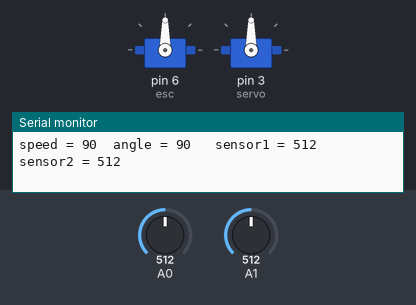
A sketch run on a simulated Arduino Uno, built with avr-gcc and run on an emulated ATmega328P. Shown: 2 × servo, the last lines printed to the serial monitor. Inputs (shaded band) come from the test bench; at power-on: A0 = 512, A1 = 512.

Above: at 4.2 s.
4.3 s: A0 set to 716
At 5.4 s:
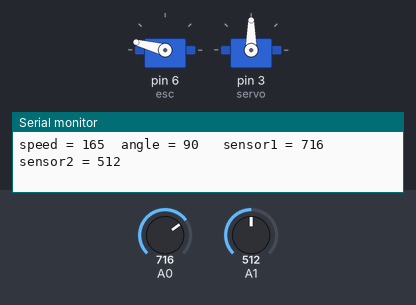
5.8 s: A1 set to 559
At 6.2 s:
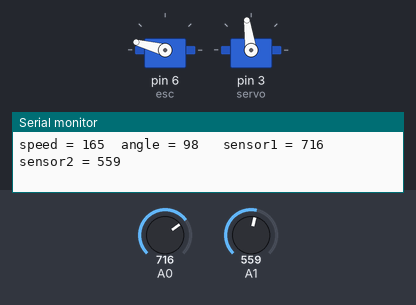
8.8 s: A1 set to 582
At 10.0 s:
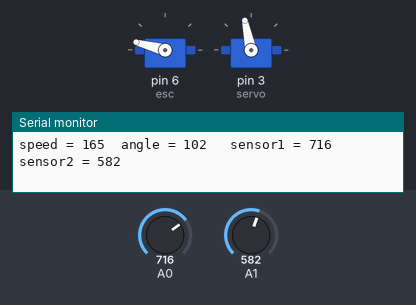
10.3 s: A0 set to 765
At 11.5 s:
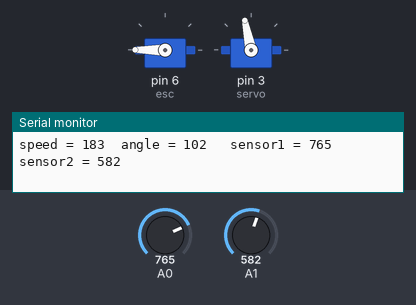
11.8 s: A1 set to 511
At 12.3 s:
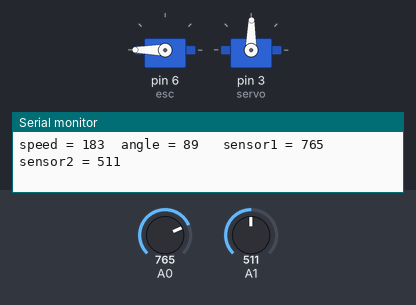
13.3 s: A0 set to 306
At 14.2 s:
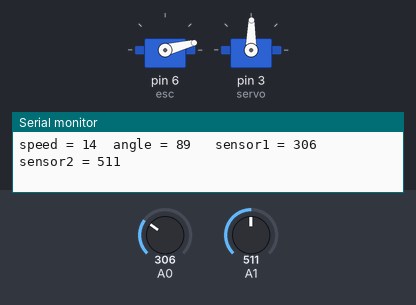
Timing chart, 0 to 15.8 s (numbered marks = the images above; inputs shaded):
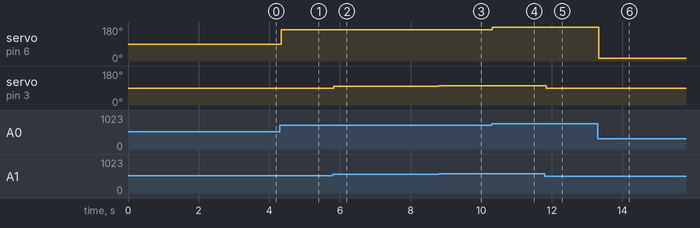

The sketch:

arduino_joystick_servoESC.ino
```cpp
#include <Servo.h>
Servo servo,esc;//オブジェクトを作成

#define MAX_SENSER_VAL 755
#define MIN_SENSER_VAL 266

void setup()
{
  Serial.begin(9600);
  esc.attach(6,1500-500,1500+500); //D3ピンを信号線として設定
  servo.attach(3,1500-600,1500+600); //D9ピンをサーボの信号線として設定
  esc.write(90); // ニュートラルに設定
  servo.write(90); // サーボの角度を90°に設定
  delay(3000);
}
void loop()
{
  int angle,speed;
  int sensorValue1 = analogRead(A0);//515,269-754
  int sensorValue2 = analogRead(A1);//508
  speed = map(sensorValue1,MIN_SENSER_VAL,MAX_SENSER_VAL,0,180);
  angle = map(sensorValue2,0,1023,0,180);
  esc.write(speed); // サーボの角度を90°に設定
  servo.write(angle); // サーボの角度を90°に設定
  Serial.print("speed = ");
  Serial.print(speed);
  Serial.print("\tangle = ");
  Serial.print(angle);
  Serial.print("\t sensor1 = ");
  Serial.print(sensorValue1);
  Serial.print("\tsensor2 = ");
  Serial.println(sensorValue2);
}
```

Measured:
- after the input at 4.3 s, servo on pin 6 (esc): 90° → 165° at once
- after the input at 5.8 s, servo on pin 3 (servo): 90° → 98° at once
- after the input at 8.8 s, servo on pin 3 (servo): 98° → 102° at once
- after the input at 10.3 s, servo on pin 6 (esc): 165° → 180° at once
- after the input at 11.8 s, servo on pin 3 (servo): 102° → 89° at once
- after the input at 13.3 s, servo on pin 6 (esc): 180° → 14° at once
